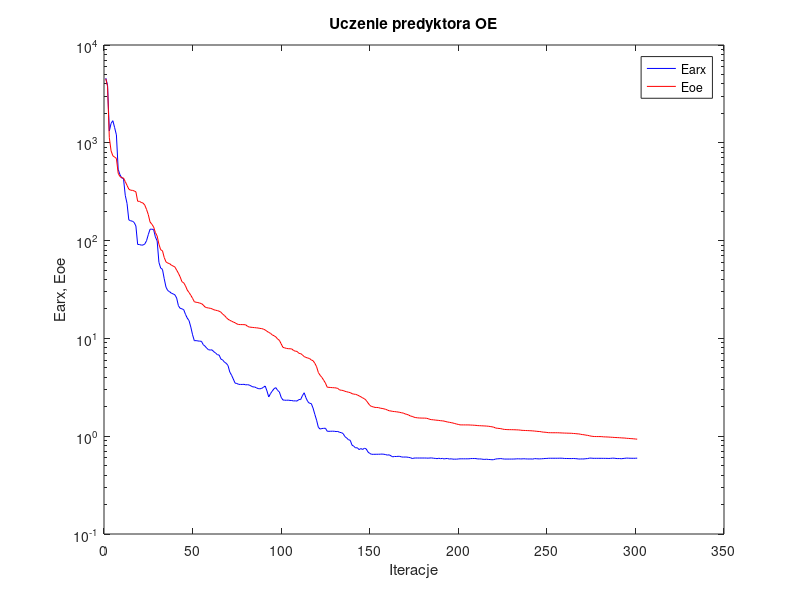
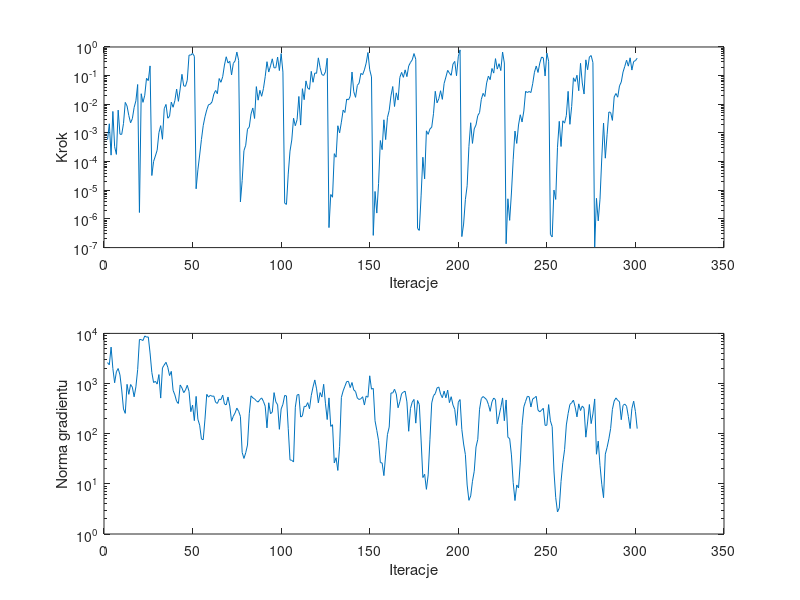

The MATLAB script that drew these images, in order:
%uczenie predyktora oe
clear all;
n=0; farx(n+1)=4.589107e+003; foe(n+1)=4.516765e+003; wspucz(n+1)=0.000000e+000; ng(n+1)=0.000000e+000;
%odnowa zmiennej metryki
n=1; farx(n+1)=3.879837e+003; foe(n+1)=3.771264e+003; krok(n+1)=5.861582e-004; ng(n+1)=2.619309e+003;
n=2; farx(n+1)=1.320012e+003; foe(n+1)=1.126839e+003; krok(n+1)=2.094724e-003; ng(n+1)=2.359321e+003;
n=3; farx(n+1)=1.579989e+003; foe(n+1)=8.270824e+002; krok(n+1)=1.682976e-004; ng(n+1)=5.328549e+003;
n=4; farx(n+1)=1.683472e+003; foe(n+1)=7.360146e+002; krok(n+1)=5.637357e-003; ng(n+1)=1.995108e+003;
n=5; farx(n+1)=1.428712e+003; foe(n+1)=7.138883e+002; krok(n+1)=3.301592e-004; ng(n+1)=1.036525e+003;
n=6; farx(n+1)=1.204853e+003; foe(n+1)=6.925442e+002; krok(n+1)=1.784716e-004; ng(n+1)=1.721313e+003;
n=7; farx(n+1)=5.360388e+002; foe(n+1)=4.884300e+002; krok(n+1)=6.271232e-003; ng(n+1)=1.993550e+003;
n=8; farx(n+1)=4.728481e+002; foe(n+1)=4.513990e+002; krok(n+1)=9.053002e-004; ng(n+1)=1.489807e+003;
n=9; farx(n+1)=4.370797e+002; foe(n+1)=4.403591e+002; krok(n+1)=8.931057e-004; ng(n+1)=7.445146e+002;
n=10; farx(n+1)=4.303003e+002; foe(n+1)=4.367885e+002; krok(n+1)=2.133311e-003; ng(n+1)=3.114948e+002;
n=11; farx(n+1)=2.905456e+002; foe(n+1)=4.010925e+002; krok(n+1)=1.165911e-002; ng(n+1)=2.545450e+002;
n=12; farx(n+1)=2.398350e+002; foe(n+1)=3.671304e+002; krok(n+1)=8.751130e-003; ng(n+1)=9.647043e+002;
n=13; farx(n+1)=1.629955e+002; foe(n+1)=3.359907e+002; krok(n+1)=4.056155e-003; ng(n+1)=6.092373e+002;
n=14; farx(n+1)=1.595445e+002; foe(n+1)=3.276195e+002; krok(n+1)=2.260446e-003; ng(n+1)=9.555046e+002;
n=15; farx(n+1)=1.579201e+002; foe(n+1)=3.264233e+002; krok(n+1)=3.151553e-003; ng(n+1)=8.483632e+002;
n=16; farx(n+1)=1.535450e+002; foe(n+1)=3.223252e+002; krok(n+1)=7.704335e-003; ng(n+1)=5.440491e+002;
n=17; farx(n+1)=1.410239e+002; foe(n+1)=3.153445e+002; krok(n+1)=1.321526e-002; ng(n+1)=8.580138e+002;
n=18; farx(n+1)=9.132514e+001; foe(n+1)=2.525430e+002; krok(n+1)=4.904612e-002; ng(n+1)=1.898247e+003;
n=19; farx(n+1)=9.119333e+001; foe(n+1)=2.520765e+002; krok(n+1)=1.678983e-006; ng(n+1)=7.561726e+003;
n=20; farx(n+1)=8.992741e+001; foe(n+1)=2.457153e+002; krok(n+1)=2.339508e-002; ng(n+1)=7.523460e+003;
n=21; farx(n+1)=9.006207e+001; foe(n+1)=2.421530e+002; krok(n+1)=1.169933e-002; ng(n+1)=7.202534e+003;
n=22; farx(n+1)=9.223281e+001; foe(n+1)=2.309990e+002; krok(n+1)=2.067140e-002; ng(n+1)=8.895930e+003;
n=23; farx(n+1)=9.963017e+001; foe(n+1)=2.085039e+002; krok(n+1)=8.097460e-002; ng(n+1)=8.437635e+003;
n=24; farx(n+1)=1.149920e+002; foe(n+1)=1.845285e+002; krok(n+1)=6.700045e-002; ng(n+1)=8.496591e+003;
n=25; farx(n+1)=1.307602e+002; foe(n+1)=1.548749e+002; krok(n+1)=2.186494e-001; ng(n+1)=4.075161e+003;
%odnowa zmiennej metryki
n=26; farx(n+1)=1.308711e+002; foe(n+1)=1.471584e+002; krok(n+1)=3.274702e-005; ng(n+1)=1.666853e+003;
n=27; farx(n+1)=1.296959e+002; foe(n+1)=1.380379e+002; krok(n+1)=1.017375e-004; ng(n+1)=1.045309e+003;
n=28; farx(n+1)=1.091347e+002; foe(n+1)=1.211052e+002; krok(n+1)=1.575933e-004; ng(n+1)=1.108701e+003;
n=29; farx(n+1)=9.933953e+001; foe(n+1)=1.113817e+002; krok(n+1)=2.494331e-004; ng(n+1)=9.747795e+002;
n=30; farx(n+1)=5.992581e+001; foe(n+1)=9.187122e+001; krok(n+1)=1.021844e-003; ng(n+1)=1.509837e+003;
n=31; farx(n+1)=5.236107e+001; foe(n+1)=8.052567e+001; krok(n+1)=1.797919e-003; ng(n+1)=5.131371e+002;
n=32; farx(n+1)=5.082520e+001; foe(n+1)=7.882335e+001; krok(n+1)=6.037139e-004; ng(n+1)=2.052999e+003;
n=33; farx(n+1)=4.070917e+001; foe(n+1)=6.707978e+001; krok(n+1)=7.032104e-003; ng(n+1)=2.348280e+003;
n=34; farx(n+1)=3.339125e+001; foe(n+1)=6.060206e+001; krok(n+1)=9.899545e-003; ng(n+1)=2.653154e+003;
n=35; farx(n+1)=3.081896e+001; foe(n+1)=5.885157e+001; krok(n+1)=3.271540e-003; ng(n+1)=2.119489e+003;
n=36; farx(n+1)=3.007739e+001; foe(n+1)=5.822401e+001; krok(n+1)=3.846158e-003; ng(n+1)=1.443748e+003;
n=37; farx(n+1)=2.899032e+001; foe(n+1)=5.610448e+001; krok(n+1)=1.193441e-002; ng(n+1)=1.749204e+003;
n=38; farx(n+1)=2.853273e+001; foe(n+1)=5.498194e+001; krok(n+1)=7.883344e-003; ng(n+1)=7.321301e+002;
n=39; farx(n+1)=2.792996e+001; foe(n+1)=5.373815e+001; krok(n+1)=1.345452e-002; ng(n+1)=5.945222e+002;
n=40; farx(n+1)=2.590032e+001; foe(n+1)=4.996308e+001; krok(n+1)=3.394649e-002; ng(n+1)=4.393267e+002;
n=41; farx(n+1)=2.159737e+001; foe(n+1)=4.635071e+001; krok(n+1)=1.269968e-002; ng(n+1)=4.004156e+002;
n=42; farx(n+1)=2.027771e+001; foe(n+1)=4.250790e+001; krok(n+1)=3.450322e-002; ng(n+1)=9.366439e+002;
n=43; farx(n+1)=2.006748e+001; foe(n+1)=3.796303e+001; krok(n+1)=1.112197e-001; ng(n+1)=8.183268e+002;
n=44; farx(n+1)=1.967311e+001; foe(n+1)=3.705910e+001; krok(n+1)=4.388300e-002; ng(n+1)=6.584847e+002;
n=45; farx(n+1)=1.760501e+001; foe(n+1)=3.443985e+001; krok(n+1)=4.254539e-002; ng(n+1)=7.440645e+002;
n=46; farx(n+1)=1.613943e+001; foe(n+1)=3.121323e+001; krok(n+1)=6.900644e-002; ng(n+1)=9.239494e+002;
n=47; farx(n+1)=1.520178e+001; foe(n+1)=2.946396e+001; krok(n+1)=5.203615e-001; ng(n+1)=6.958725e+002;
n=48; farx(n+1)=1.306989e+001; foe(n+1)=2.760720e+001; krok(n+1)=5.219391e-001; ng(n+1)=2.749461e+002;
n=49; farx(n+1)=1.088983e+001; foe(n+1)=2.566483e+001; krok(n+1)=5.968867e-001; ng(n+1)=3.715856e+002;
n=50; farx(n+1)=9.462136e+000; foe(n+1)=2.369682e+001; krok(n+1)=4.734602e-001; ng(n+1)=1.821057e+002;
%odnowa zmiennej metryki
n=51; farx(n+1)=9.497928e+000; foe(n+1)=2.341710e+001; krok(n+1)=1.126542e-005; ng(n+1)=5.545948e+002;
n=52; farx(n+1)=9.418464e+000; foe(n+1)=2.326945e+001; krok(n+1)=5.161420e-005; ng(n+1)=1.938875e+002;
n=53; farx(n+1)=9.370783e+000; foe(n+1)=2.295418e+001; krok(n+1)=1.697983e-004; ng(n+1)=1.480749e+002;
n=54; farx(n+1)=9.343488e+000; foe(n+1)=2.272482e+001; krok(n+1)=5.916287e-004; ng(n+1)=7.831552e+001;
n=55; farx(n+1)=8.640699e+000; foe(n+1)=2.196533e+001; krok(n+1)=1.797919e-003; ng(n+1)=7.568427e+001;
n=56; farx(n+1)=8.331457e+000; foe(n+1)=2.097074e+001; krok(n+1)=3.671029e-003; ng(n+1)=1.951786e+002;
n=57; farx(n+1)=7.946197e+000; foe(n+1)=2.062362e+001; krok(n+1)=6.390530e-003; ng(n+1)=6.085586e+002;
n=58; farx(n+1)=7.652252e+000; foe(n+1)=2.046141e+001; krok(n+1)=9.691715e-003; ng(n+1)=5.361035e+002;
n=59; farx(n+1)=7.606964e+000; foe(n+1)=2.030878e+001; krok(n+1)=1.012568e-002; ng(n+1)=5.830349e+002;
n=60; farx(n+1)=7.632730e+000; foe(n+1)=2.006094e+001; krok(n+1)=1.223774e-002; ng(n+1)=5.571381e+002;
n=61; farx(n+1)=7.306896e+000; foe(n+1)=1.964358e+001; krok(n+1)=2.272818e-002; ng(n+1)=5.634634e+002;
n=62; farx(n+1)=7.090262e+000; foe(n+1)=1.940272e+001; krok(n+1)=3.037029e-002; ng(n+1)=4.215893e+002;
n=63; farx(n+1)=6.813796e+000; foe(n+1)=1.925621e+001; krok(n+1)=2.337492e-002; ng(n+1)=4.020603e+002;
n=64; farx(n+1)=6.757257e+000; foe(n+1)=1.896804e+001; krok(n+1)=7.936597e-002; ng(n+1)=4.879097e+002;
n=65; farx(n+1)=6.143174e+000; foe(n+1)=1.853539e+001; krok(n+1)=5.857529e-002; ng(n+1)=4.786122e+002;
n=66; farx(n+1)=6.020691e+000; foe(n+1)=1.771432e+001; krok(n+1)=9.137743e-002; ng(n+1)=5.879063e+002;
n=67; farx(n+1)=5.709143e+000; foe(n+1)=1.714510e+001; krok(n+1)=2.349459e-001; ng(n+1)=3.909441e+002;
n=68; farx(n+1)=5.567894e+000; foe(n+1)=1.635975e+001; krok(n+1)=4.555491e-001; ng(n+1)=3.751234e+002;
n=69; farx(n+1)=5.276550e+000; foe(n+1)=1.570844e+001; krok(n+1)=2.760258e-001; ng(n+1)=5.388320e+002;
n=70; farx(n+1)=4.537786e+000; foe(n+1)=1.531953e+001; krok(n+1)=3.169310e-001; ng(n+1)=3.564211e+002;
n=71; farx(n+1)=4.203500e+000; foe(n+1)=1.500728e+001; krok(n+1)=1.057221e-001; ng(n+1)=1.775510e+002;
n=72; farx(n+1)=3.838235e+000; foe(n+1)=1.470020e+001; krok(n+1)=2.681247e-001; ng(n+1)=2.233111e+002;
n=73; farx(n+1)=3.490157e+000; foe(n+1)=1.444893e+001; krok(n+1)=3.276650e-001; ng(n+1)=2.596635e+002;
n=74; farx(n+1)=3.459623e+000; foe(n+1)=1.406802e+001; krok(n+1)=6.639102e-001; ng(n+1)=3.238104e+002;
n=75; farx(n+1)=3.388948e+000; foe(n+1)=1.386713e+001; krok(n+1)=3.428611e-001; ng(n+1)=2.798066e+002;
%odnowa zmiennej metryki
n=76; farx(n+1)=3.384057e+000; foe(n+1)=1.384757e+001; krok(n+1)=3.943371e-006; ng(n+1)=2.213561e+002;
n=77; farx(n+1)=3.382030e+000; foe(n+1)=1.384361e+001; krok(n+1)=2.190777e-005; ng(n+1)=4.226025e+001;
n=78; farx(n+1)=3.392531e+000; foe(n+1)=1.382424e+001; krok(n+1)=2.411330e-004; ng(n+1)=3.212493e+001;
n=79; farx(n+1)=3.350560e+000; foe(n+1)=1.376680e+001; krok(n+1)=3.729504e-004; ng(n+1)=4.164537e+001;
n=80; farx(n+1)=3.364643e+000; foe(n+1)=1.329938e+001; krok(n+1)=1.353531e-003; ng(n+1)=5.942720e+001;
n=81; farx(n+1)=3.334536e+000; foe(n+1)=1.306553e+001; krok(n+1)=1.611746e-003; ng(n+1)=2.498062e+002;
n=82; farx(n+1)=3.265028e+000; foe(n+1)=1.300887e+001; krok(n+1)=4.620452e-003; ng(n+1)=5.687207e+002;
n=83; farx(n+1)=3.193155e+000; foe(n+1)=1.293670e+001; krok(n+1)=7.442795e-003; ng(n+1)=5.190655e+002;
n=84; farx(n+1)=3.188425e+000; foe(n+1)=1.288750e+001; krok(n+1)=3.204735e-003; ng(n+1)=4.940799e+002;
n=85; farx(n+1)=3.126751e+000; foe(n+1)=1.282784e+001; krok(n+1)=4.138946e-002; ng(n+1)=4.521997e+002;
n=86; farx(n+1)=3.069777e+000; foe(n+1)=1.277460e+001; krok(n+1)=1.392711e-002; ng(n+1)=4.267474e+002;
n=87; farx(n+1)=3.049608e+000; foe(n+1)=1.265681e+001; krok(n+1)=3.079079e-002; ng(n+1)=4.803050e+002;
n=88; farx(n+1)=3.083372e+000; foe(n+1)=1.260062e+001; krok(n+1)=1.902655e-002; ng(n+1)=5.169479e+002;
n=89; farx(n+1)=3.161688e+000; foe(n+1)=1.243756e+001; krok(n+1)=3.519888e-002; ng(n+1)=4.418031e+002;
n=90; farx(n+1)=3.260576e+000; foe(n+1)=1.219816e+001; krok(n+1)=9.228634e-002; ng(n+1)=3.530710e+002;
n=91; farx(n+1)=2.901041e+000; foe(n+1)=1.182102e+001; krok(n+1)=3.066947e-001; ng(n+1)=1.306731e+002;
n=92; farx(n+1)=2.519160e+000; foe(n+1)=1.151125e+001; krok(n+1)=1.336126e-001; ng(n+1)=4.140592e+002;
n=93; farx(n+1)=2.729726e+000; foe(n+1)=1.126269e+001; krok(n+1)=2.193298e-001; ng(n+1)=2.502659e+002;
n=94; farx(n+1)=2.894883e+000; foe(n+1)=1.085449e+001; krok(n+1)=3.862514e-001; ng(n+1)=2.696846e+002;
n=95; farx(n+1)=3.064232e+000; foe(n+1)=1.064651e+001; krok(n+1)=1.865458e-001; ng(n+1)=6.592517e+002;
n=96; farx(n+1)=3.136850e+000; foe(n+1)=1.035467e+001; krok(n+1)=1.892969e-001; ng(n+1)=4.316236e+002;
n=97; farx(n+1)=2.941735e+000; foe(n+1)=9.859851e+000; krok(n+1)=4.456675e-001; ng(n+1)=3.773029e+002;
n=98; farx(n+1)=2.833947e+000; foe(n+1)=9.559925e+000; krok(n+1)=1.503594e-001; ng(n+1)=1.222885e+002;
n=99; farx(n+1)=2.501437e+000; foe(n+1)=8.810258e+000; krok(n+1)=5.885355e-001; ng(n+1)=3.114866e+002;
n=100; farx(n+1)=2.346235e+000; foe(n+1)=8.100707e+000; krok(n+1)=1.331836e-001; ng(n+1)=3.855509e+002;
%odnowa zmiennej metryki
n=101; farx(n+1)=2.334457e+000; foe(n+1)=8.000850e+000; krok(n+1)=3.543026e-006; ng(n+1)=5.801541e+002;
n=102; farx(n+1)=2.329586e+000; foe(n+1)=7.901780e+000; krok(n+1)=3.213736e-006; ng(n+1)=5.659038e+002;
n=103; farx(n+1)=2.336946e+000; foe(n+1)=7.851649e+000; krok(n+1)=3.673902e-005; ng(n+1)=1.278639e+002;
n=104; farx(n+1)=2.321487e+000; foe(n+1)=7.835237e+000; krok(n+1)=2.329268e-004; ng(n+1)=3.003366e+001;
n=105; farx(n+1)=2.316754e+000; foe(n+1)=7.805328e+000; krok(n+1)=5.683150e-004; ng(n+1)=2.944257e+001;
n=106; farx(n+1)=2.293418e+000; foe(n+1)=7.524891e+000; krok(n+1)=3.271540e-003; ng(n+1)=2.732600e+001;
n=107; farx(n+1)=2.300839e+000; foe(n+1)=7.402536e+000; krok(n+1)=1.788132e-003; ng(n+1)=3.378607e+002;
n=108; farx(n+1)=2.287739e+000; foe(n+1)=7.361959e+000; krok(n+1)=2.914397e-003; ng(n+1)=5.899889e+002;
n=109; farx(n+1)=2.370509e+000; foe(n+1)=7.041657e+000; krok(n+1)=1.877194e-002; ng(n+1)=6.074076e+002;
n=110; farx(n+1)=2.368832e+000; foe(n+1)=6.997996e+000; krok(n+1)=1.882699e-003; ng(n+1)=2.148902e+002;
n=111; farx(n+1)=2.595038e+000; foe(n+1)=6.779722e+000; krok(n+1)=3.500452e-002; ng(n+1)=2.271758e+002;
n=112; farx(n+1)=2.780723e+000; foe(n+1)=6.522768e+000; krok(n+1)=1.448480e-002; ng(n+1)=3.509383e+002;
n=113; farx(n+1)=2.473928e+000; foe(n+1)=6.389729e+000; krok(n+1)=6.561970e-002; ng(n+1)=3.486413e+002;
n=114; farx(n+1)=2.263037e+000; foe(n+1)=6.300547e+000; krok(n+1)=3.669314e-002; ng(n+1)=4.164552e+002;
n=115; farx(n+1)=2.170154e+000; foe(n+1)=6.234917e+000; krok(n+1)=3.320390e-002; ng(n+1)=3.146928e+002;
n=116; farx(n+1)=2.157621e+000; foe(n+1)=6.019366e+000; krok(n+1)=1.410702e-001; ng(n+1)=5.774130e+002;
n=117; farx(n+1)=1.940490e+000; foe(n+1)=5.919635e+000; krok(n+1)=5.873647e-002; ng(n+1)=8.575913e+002;
n=118; farx(n+1)=1.675123e+000; foe(n+1)=5.570854e+000; krok(n+1)=1.237945e-001; ng(n+1)=1.180544e+003;
n=119; farx(n+1)=1.459672e+000; foe(n+1)=5.138349e+000; krok(n+1)=1.202792e-001; ng(n+1)=7.836394e+002;
n=120; farx(n+1)=1.234031e+000; foe(n+1)=4.480604e+000; krok(n+1)=4.178411e-001; ng(n+1)=4.127306e+002;
n=121; farx(n+1)=1.182225e+000; foe(n+1)=4.192578e+000; krok(n+1)=1.927395e-001; ng(n+1)=6.607995e+002;
n=122; farx(n+1)=1.198879e+000; foe(n+1)=3.992401e+000; krok(n+1)=1.088405e-001; ng(n+1)=5.390844e+002;
n=123; farx(n+1)=1.202732e+000; foe(n+1)=3.739009e+000; krok(n+1)=1.015974e-001; ng(n+1)=9.666942e+002;
n=124; farx(n+1)=1.207054e+000; foe(n+1)=3.492461e+000; krok(n+1)=1.350958e-001; ng(n+1)=4.054705e+002;
n=125; farx(n+1)=1.123720e+000; foe(n+1)=3.170482e+000; krok(n+1)=4.041502e-001; ng(n+1)=1.915232e+002;
%odnowa zmiennej metryki
n=126; farx(n+1)=1.121868e+000; foe(n+1)=3.157787e+000; krok(n+1)=4.984412e-007; ng(n+1)=5.175637e+002;
n=127; farx(n+1)=1.123743e+000; foe(n+1)=3.147156e+000; krok(n+1)=7.122056e-006; ng(n+1)=1.399589e+002;
n=128; farx(n+1)=1.125040e+000; foe(n+1)=3.137139e+000; krok(n+1)=5.714341e-006; ng(n+1)=1.511536e+002;
n=129; farx(n+1)=1.122881e+000; foe(n+1)=3.128364e+000; krok(n+1)=1.897438e-004; ng(n+1)=2.614803e+001;
n=130; farx(n+1)=1.115780e+000; foe(n+1)=3.116451e+000; krok(n+1)=1.426144e-004; ng(n+1)=3.316630e+001;
n=131; farx(n+1)=1.119069e+000; foe(n+1)=3.076497e+000; krok(n+1)=1.784298e-003; ng(n+1)=1.850232e+001;
n=132; farx(n+1)=1.094494e+000; foe(n+1)=2.972238e+000; krok(n+1)=1.009503e-003; ng(n+1)=5.587358e+001;
n=133; farx(n+1)=1.088505e+000; foe(n+1)=2.949863e+000; krok(n+1)=2.380740e-003; ng(n+1)=5.286854e+002;
n=134; farx(n+1)=1.062728e+000; foe(n+1)=2.932944e+000; krok(n+1)=6.256921e-003; ng(n+1)=7.146302e+002;
n=135; farx(n+1)=9.902147e-001; foe(n+1)=2.878360e+000; krok(n+1)=5.167850e-003; ng(n+1)=8.850236e+002;
n=136; farx(n+1)=9.582152e-001; foe(n+1)=2.850140e+000; krok(n+1)=1.526430e-002; ng(n+1)=1.096005e+003;
n=137; farx(n+1)=9.204430e-001; foe(n+1)=2.815068e+000; krok(n+1)=1.423591e-002; ng(n+1)=1.105537e+003;
n=138; farx(n+1)=9.082477e-001; foe(n+1)=2.793221e+000; krok(n+1)=1.910413e-002; ng(n+1)=8.300718e+002;
n=139; farx(n+1)=8.108606e-001; foe(n+1)=2.723203e+000; krok(n+1)=1.336126e-001; ng(n+1)=1.048584e+003;
n=140; farx(n+1)=7.898685e-001; foe(n+1)=2.691988e+000; krok(n+1)=2.741623e-002; ng(n+1)=7.438443e+002;
n=141; farx(n+1)=7.596938e-001; foe(n+1)=2.679983e+000; krok(n+1)=1.748904e-002; ng(n+1)=6.951062e+002;
n=142; farx(n+1)=7.623537e-001; foe(n+1)=2.640926e+000; krok(n+1)=4.568872e-002; ng(n+1)=5.133741e+002;
n=143; farx(n+1)=7.297145e-001; foe(n+1)=2.585412e+000; krok(n+1)=5.483245e-002; ng(n+1)=4.809439e+002;
n=144; farx(n+1)=7.474590e-001; foe(n+1)=2.529760e+000; krok(n+1)=1.196783e-001; ng(n+1)=4.976061e+002;
n=145; farx(n+1)=7.318464e-001; foe(n+1)=2.464719e+000; krok(n+1)=1.082372e-001; ng(n+1)=5.457636e+002;
n=146; farx(n+1)=7.533618e-001; foe(n+1)=2.416604e+000; krok(n+1)=1.591991e-001; ng(n+1)=3.728291e+002;
n=147; farx(n+1)=7.421598e-001; foe(n+1)=2.325411e+000; krok(n+1)=2.745822e-001; ng(n+1)=5.639100e+002;
n=148; farx(n+1)=6.908880e-001; foe(n+1)=2.192808e+000; krok(n+1)=6.404647e-001; ng(n+1)=5.337770e+002;
n=149; farx(n+1)=6.667000e-001; foe(n+1)=2.073801e+000; krok(n+1)=1.600146e-001; ng(n+1)=1.426969e+003;
n=150; farx(n+1)=6.534618e-001; foe(n+1)=2.012717e+000; krok(n+1)=9.035956e-002; ng(n+1)=7.723133e+002;
%odnowa zmiennej metryki
n=151; farx(n+1)=6.528077e-001; foe(n+1)=1.995325e+000; krok(n+1)=2.668615e-007; ng(n+1)=8.022619e+002;
n=152; farx(n+1)=6.534481e-001; foe(n+1)=1.968697e+000; krok(n+1)=9.089066e-006; ng(n+1)=1.813623e+002;
n=153; farx(n+1)=6.536122e-001; foe(n+1)=1.966760e+000; krok(n+1)=1.601268e-006; ng(n+1)=1.164716e+002;
n=154; farx(n+1)=6.541211e-001; foe(n+1)=1.960178e+000; krok(n+1)=1.743790e-005; ng(n+1)=7.255569e+001;
n=155; farx(n+1)=6.547349e-001; foe(n+1)=1.933227e+000; krok(n+1)=5.440767e-004; ng(n+1)=2.651956e+001;
n=156; farx(n+1)=6.569603e-001; foe(n+1)=1.922814e+000; krok(n+1)=2.618406e-004; ng(n+1)=2.613750e+001;
n=157; farx(n+1)=6.535269e-001; foe(n+1)=1.904420e+000; krok(n+1)=2.883948e-003; ng(n+1)=1.459937e+001;
n=158; farx(n+1)=6.487805e-001; foe(n+1)=1.882968e+000; krok(n+1)=5.873414e-004; ng(n+1)=3.779460e+001;
n=159; farx(n+1)=6.405657e-001; foe(n+1)=1.852221e+000; krok(n+1)=3.427028e-003; ng(n+1)=9.580476e+001;
n=160; farx(n+1)=6.452615e-001; foe(n+1)=1.818360e+000; krok(n+1)=6.100588e-003; ng(n+1)=1.355707e+002;
n=161; farx(n+1)=6.295788e-001; foe(n+1)=1.810518e+000; krok(n+1)=1.980819e-002; ng(n+1)=6.497314e+002;
n=162; farx(n+1)=6.152563e-001; foe(n+1)=1.792575e+000; krok(n+1)=4.171530e-002; ng(n+1)=6.471700e+002;
n=163; farx(n+1)=6.207249e-001; foe(n+1)=1.786349e+000; krok(n+1)=8.378898e-003; ng(n+1)=7.704904e+002;
n=164; farx(n+1)=6.197758e-001; foe(n+1)=1.776767e+000; krok(n+1)=2.509359e-002; ng(n+1)=6.185897e+002;
n=165; farx(n+1)=6.229866e-001; foe(n+1)=1.767306e+000; krok(n+1)=1.406421e-002; ng(n+1)=3.292632e+002;
n=166; farx(n+1)=6.220083e-001; foe(n+1)=1.753138e+000; krok(n+1)=8.693674e-002; ng(n+1)=4.336008e+002;
n=167; farx(n+1)=6.134014e-001; foe(n+1)=1.735242e+000; krok(n+1)=1.300904e-001; ng(n+1)=6.287870e+002;
n=168; farx(n+1)=6.115613e-001; foe(n+1)=1.723254e+000; krok(n+1)=8.732707e-002; ng(n+1)=6.763199e+002;
n=169; farx(n+1)=6.125244e-001; foe(n+1)=1.690028e+000; krok(n+1)=1.591991e-001; ng(n+1)=7.034919e+002;
n=170; farx(n+1)=6.117531e-001; foe(n+1)=1.671631e+000; krok(n+1)=9.233170e-002; ng(n+1)=4.311046e+002;
n=171; farx(n+1)=6.067309e-001; foe(n+1)=1.645945e+000; krok(n+1)=2.168605e-001; ng(n+1)=1.118567e+002;
n=172; farx(n+1)=6.031695e-001; foe(n+1)=1.607855e+000; krok(n+1)=2.879025e-001; ng(n+1)=3.180426e+002;
n=173; farx(n+1)=5.911204e-001; foe(n+1)=1.593839e+000; krok(n+1)=3.556863e-001; ng(n+1)=4.254689e+002;
n=174; farx(n+1)=5.975618e-001; foe(n+1)=1.564364e+000; krok(n+1)=5.896462e-001; ng(n+1)=4.822494e+002;
n=175; farx(n+1)=5.986539e-001; foe(n+1)=1.549729e+000; krok(n+1)=3.739988e-001; ng(n+1)=1.623978e+002;
%odnowa zmiennej metryki
n=176; farx(n+1)=5.983837e-001; foe(n+1)=1.541323e+000; krok(n+1)=4.680051e-007; ng(n+1)=4.592398e+002;
n=177; farx(n+1)=5.983445e-001; foe(n+1)=1.535677e+000; krok(n+1)=3.981346e-007; ng(n+1)=3.823591e+002;
n=178; farx(n+1)=5.983859e-001; foe(n+1)=1.533149e+000; krok(n+1)=6.370154e-006; ng(n+1)=7.472202e+001;
n=179; farx(n+1)=5.982822e-001; foe(n+1)=1.531164e+000; krok(n+1)=1.422016e-004; ng(n+1)=1.336250e+001;
n=180; farx(n+1)=5.983524e-001; foe(n+1)=1.530715e+000; krok(n+1)=2.507761e-005; ng(n+1)=1.552287e+001;
n=181; farx(n+1)=5.978844e-001; foe(n+1)=1.526268e+000; krok(n+1)=1.185775e-003; ng(n+1)=7.771135e+000;
n=182; farx(n+1)=5.962901e-001; foe(n+1)=1.510703e+000; krok(n+1)=8.940659e-004; ng(n+1)=1.508674e+001;
n=183; farx(n+1)=5.988298e-001; foe(n+1)=1.486025e+000; krok(n+1)=1.387045e-003; ng(n+1)=7.763978e+001;
n=184; farx(n+1)=5.996835e-001; foe(n+1)=1.475717e+000; krok(n+1)=1.587460e-003; ng(n+1)=4.101904e+002;
n=185; farx(n+1)=5.951142e-001; foe(n+1)=1.471170e+000; krok(n+1)=4.692985e-003; ng(n+1)=5.724466e+002;
n=186; farx(n+1)=5.930631e-001; foe(n+1)=1.461980e+000; krok(n+1)=2.847182e-002; ng(n+1)=6.283679e+002;
n=187; farx(n+1)=5.895794e-001; foe(n+1)=1.456221e+000; krok(n+1)=1.127264e-002; ng(n+1)=8.147564e+002;
n=188; farx(n+1)=5.950229e-001; foe(n+1)=1.450345e+000; krok(n+1)=1.563153e-002; ng(n+1)=8.540403e+002;
n=189; farx(n+1)=5.892409e-001; foe(n+1)=1.440511e+000; krok(n+1)=2.977118e-002; ng(n+1)=6.173119e+002;
n=190; farx(n+1)=5.928653e-001; foe(n+1)=1.435900e+000; krok(n+1)=1.486332e-002; ng(n+1)=5.221556e+002;
n=191; farx(n+1)=5.854855e-001; foe(n+1)=1.427166e+000; krok(n+1)=5.344961e-002; ng(n+1)=7.080464e+002;
n=192; farx(n+1)=5.908646e-001; foe(n+1)=1.410480e+000; krok(n+1)=8.892157e-002; ng(n+1)=5.195667e+002;
n=193; farx(n+1)=5.911357e-001; foe(n+1)=1.396499e+000; krok(n+1)=1.532184e-001; ng(n+1)=7.412922e+002;
n=194; farx(n+1)=5.838964e-001; foe(n+1)=1.387119e+000; krok(n+1)=1.221144e-001; ng(n+1)=4.159287e+002;
n=195; farx(n+1)=5.878482e-001; foe(n+1)=1.375845e+000; krok(n+1)=1.025515e-001; ng(n+1)=5.464425e+002;
n=196; farx(n+1)=5.823502e-001; foe(n+1)=1.363840e+000; krok(n+1)=2.538306e-001; ng(n+1)=3.735523e+002;
n=197; farx(n+1)=5.828917e-001; foe(n+1)=1.347485e+000; krok(n+1)=3.146509e-001; ng(n+1)=3.056724e+002;
n=198; farx(n+1)=5.822878e-001; foe(n+1)=1.332254e+000; krok(n+1)=9.907791e-002; ng(n+1)=1.465206e+002;
n=199; farx(n+1)=5.852061e-001; foe(n+1)=1.319803e+000; krok(n+1)=4.555491e-001; ng(n+1)=4.237376e+002;
n=200; farx(n+1)=5.872742e-001; foe(n+1)=1.305562e+000; krok(n+1)=7.926233e-001; ng(n+1)=4.796472e+002;
%odnowa zmiennej metryki
n=201; farx(n+1)=5.872817e-001; foe(n+1)=1.305254e+000; krok(n+1)=2.420718e-007; ng(n+1)=1.210294e+002;
n=202; farx(n+1)=5.872646e-001; foe(n+1)=1.304920e+000; krok(n+1)=6.627910e-007; ng(n+1)=6.236259e+001;
n=203; farx(n+1)=5.872328e-001; foe(n+1)=1.304439e+000; krok(n+1)=4.696431e-006; ng(n+1)=3.840634e+001;
n=204; farx(n+1)=5.872098e-001; foe(n+1)=1.304325e+000; krok(n+1)=1.442554e-005; ng(n+1)=9.479663e+000;
n=205; farx(n+1)=5.873585e-001; foe(n+1)=1.303962e+000; krok(n+1)=3.383827e-004; ng(n+1)=4.691536e+000;
n=206; farx(n+1)=5.906950e-001; foe(n+1)=1.299630e+000; krok(n+1)=2.270713e-003; ng(n+1)=5.741507e+000;
n=207; farx(n+1)=5.910600e-001; foe(n+1)=1.298516e+000; krok(n+1)=4.317466e-004; ng(n+1)=1.126892e+001;
n=208; farx(n+1)=5.912820e-001; foe(n+1)=1.293786e+000; krok(n+1)=1.387045e-003; ng(n+1)=1.786806e+001;
n=209; farx(n+1)=5.903277e-001; foe(n+1)=1.290772e+000; krok(n+1)=1.908037e-003; ng(n+1)=5.424020e+001;
n=210; farx(n+1)=5.852885e-001; foe(n+1)=1.283500e+000; krok(n+1)=4.038012e-003; ng(n+1)=7.714399e+001;
n=211; farx(n+1)=5.857677e-001; foe(n+1)=1.281129e+000; krok(n+1)=5.119766e-003; ng(n+1)=3.074422e+002;
n=212; farx(n+1)=5.847081e-001; foe(n+1)=1.278167e+000; krok(n+1)=1.488820e-002; ng(n+1)=5.040297e+002;
n=213; farx(n+1)=5.802220e-001; foe(n+1)=1.275560e+000; krok(n+1)=2.409244e-002; ng(n+1)=5.516588e+002;
n=214; farx(n+1)=5.793623e-001; foe(n+1)=1.272630e+000; krok(n+1)=1.869617e-002; ng(n+1)=5.147378e+002;
n=215; farx(n+1)=5.820995e-001; foe(n+1)=1.268987e+000; krok(n+1)=5.576355e-002; ng(n+1)=4.763541e+002;
n=216; farx(n+1)=5.780586e-001; foe(n+1)=1.264120e+000; krok(n+1)=9.668121e-002; ng(n+1)=3.835057e+002;
n=217; farx(n+1)=5.775084e-001; foe(n+1)=1.256483e+000; krok(n+1)=7.233428e-002; ng(n+1)=2.790680e+002;
n=218; farx(n+1)=5.743704e-001; foe(n+1)=1.247548e+000; krok(n+1)=1.778431e-001; ng(n+1)=4.311859e+002;
n=219; farx(n+1)=5.761394e-001; foe(n+1)=1.237507e+000; krok(n+1)=1.227474e-001; ng(n+1)=5.143869e+002;
n=220; farx(n+1)=5.837192e-001; foe(n+1)=1.213508e+000; krok(n+1)=3.923690e-001; ng(n+1)=4.760399e+002;
n=221; farx(n+1)=5.874983e-001; foe(n+1)=1.205852e+000; krok(n+1)=1.694093e-001; ng(n+1)=1.572869e+002;
n=222; farx(n+1)=5.883878e-001; foe(n+1)=1.200435e+000; krok(n+1)=2.609695e-001; ng(n+1)=2.267336e+002;
n=223; farx(n+1)=5.908321e-001; foe(n+1)=1.194877e+000; krok(n+1)=1.502985e-001; ng(n+1)=3.345633e+002;
n=224; farx(n+1)=5.869805e-001; foe(n+1)=1.182307e+000; krok(n+1)=6.674447e-001; ng(n+1)=5.166055e+002;
n=225; farx(n+1)=5.838010e-001; foe(n+1)=1.173587e+000; krok(n+1)=2.760258e-001; ng(n+1)=1.812286e+002;
%odnowa zmiennej metryki
n=226; farx(n+1)=5.837599e-001; foe(n+1)=1.170381e+000; krok(n+1)=1.357943e-007; ng(n+1)=4.706148e+002;
n=227; farx(n+1)=5.837570e-001; foe(n+1)=1.167367e+000; krok(n+1)=5.048133e-006; ng(n+1)=8.482616e+001;
n=228; farx(n+1)=5.837781e-001; foe(n+1)=1.166885e+000; krok(n+1)=8.916305e-007; ng(n+1)=7.975863e+001;
n=229; farx(n+1)=5.838568e-001; foe(n+1)=1.165989e+000; krok(n+1)=8.044070e-006; ng(n+1)=3.774459e+001;
n=230; farx(n+1)=5.840958e-001; foe(n+1)=1.165121e+000; krok(n+1)=1.209597e-004; ng(n+1)=1.056648e+001;
n=231; farx(n+1)=5.849862e-001; foe(n+1)=1.163568e+000; krok(n+1)=1.164626e-003; ng(n+1)=4.647931e+000;
n=232; farx(n+1)=5.869382e-001; foe(n+1)=1.160947e+000; krok(n+1)=4.308196e-004; ng(n+1)=9.515617e+000;
n=233; farx(n+1)=5.873508e-001; foe(n+1)=1.159427e+000; krok(n+1)=1.897913e-003; ng(n+1)=8.283492e+000;
n=234; farx(n+1)=5.859460e-001; foe(n+1)=1.154152e+000; krok(n+1)=4.312903e-003; ng(n+1)=2.716971e+001;
n=235; farx(n+1)=5.858958e-001; foe(n+1)=1.148009e+000; krok(n+1)=2.419456e-003; ng(n+1)=1.465837e+002;
n=236; farx(n+1)=5.883062e-001; foe(n+1)=1.145603e+000; krok(n+1)=5.852382e-003; ng(n+1)=3.437051e+002;
n=237; farx(n+1)=5.860126e-001; foe(n+1)=1.143377e+000; krok(n+1)=2.847603e-002; ng(n+1)=4.417119e+002;
n=238; farx(n+1)=5.853227e-001; foe(n+1)=1.141693e+000; krok(n+1)=2.570124e-002; ng(n+1)=5.554480e+002;
n=239; farx(n+1)=5.845902e-001; foe(n+1)=1.139148e+000; krok(n+1)=2.803148e-002; ng(n+1)=5.453995e+002;
n=240; farx(n+1)=5.857941e-001; foe(n+1)=1.136674e+000; krok(n+1)=2.569070e-002; ng(n+1)=3.412670e+002;
n=241; farx(n+1)=5.830223e-001; foe(n+1)=1.133432e+000; krok(n+1)=5.221283e-002; ng(n+1)=4.925651e+002;
n=242; farx(n+1)=5.898943e-001; foe(n+1)=1.129042e+000; krok(n+1)=1.317940e-001; ng(n+1)=5.197587e+002;
n=243; farx(n+1)=5.888161e-001; foe(n+1)=1.123970e+000; krok(n+1)=2.168605e-001; ng(n+1)=5.560281e+002;
n=244; farx(n+1)=5.866223e-001; foe(n+1)=1.119067e+000; krok(n+1)=1.291716e-001; ng(n+1)=2.948970e+002;
n=245; farx(n+1)=5.863173e-001; foe(n+1)=1.116312e+000; krok(n+1)=2.745822e-001; ng(n+1)=2.727419e+002;
n=246; farx(n+1)=5.876483e-001; foe(n+1)=1.108277e+000; krok(n+1)=4.448216e-001; ng(n+1)=2.943121e+002;
n=247; farx(n+1)=5.893785e-001; foe(n+1)=1.100204e+000; krok(n+1)=4.178411e-001; ng(n+1)=3.211354e+002;
n=248; farx(n+1)=5.920162e-001; foe(n+1)=1.098492e+000; krok(n+1)=9.729904e-002; ng(n+1)=1.465396e+002;
n=249; farx(n+1)=5.924763e-001; foe(n+1)=1.092037e+000; krok(n+1)=6.128735e-001; ng(n+1)=1.475625e+002;
n=250; farx(n+1)=5.950026e-001; foe(n+1)=1.086684e+000; krok(n+1)=3.183983e-001; ng(n+1)=3.805068e+002;
%odnowa zmiennej metryki
n=251; farx(n+1)=5.949974e-001; foe(n+1)=1.085678e+000; krok(n+1)=2.888812e-007; ng(n+1)=1.802535e+002;
n=252; farx(n+1)=5.949902e-001; foe(n+1)=1.085041e+000; krok(n+1)=2.341843e-007; ng(n+1)=1.385675e+002;
n=253; farx(n+1)=5.949693e-001; foe(n+1)=1.084782e+000; krok(n+1)=1.017255e-005; ng(n+1)=1.808147e+001;
n=254; farx(n+1)=5.949670e-001; foe(n+1)=1.084772e+000; krok(n+1)=4.799464e-006; ng(n+1)=5.315218e+000;
n=255; farx(n+1)=5.949250e-001; foe(n+1)=1.084655e+000; krok(n+1)=3.164277e-004; ng(n+1)=2.753540e+000;
n=256; farx(n+1)=5.954707e-001; foe(n+1)=1.083211e+000; krok(n+1)=2.543628e-003; ng(n+1)=3.296555e+000;
n=257; farx(n+1)=5.961269e-001; foe(n+1)=1.080281e+000; krok(n+1)=3.369218e-004; ng(n+1)=1.111474e+001;
n=258; farx(n+1)=5.947717e-001; foe(n+1)=1.078568e+000; krok(n+1)=2.659087e-003; ng(n+1)=2.632987e+001;
n=259; farx(n+1)=5.918928e-001; foe(n+1)=1.076195e+000; krok(n+1)=2.204222e-003; ng(n+1)=4.797546e+001;
n=260; farx(n+1)=5.918816e-001; foe(n+1)=1.075362e+000; krok(n+1)=4.065324e-003; ng(n+1)=1.494518e+002;
n=261; farx(n+1)=5.913357e-001; foe(n+1)=1.073429e+000; krok(n+1)=2.835564e-002; ng(n+1)=2.521458e+002;
n=262; farx(n+1)=5.908630e-001; foe(n+1)=1.072473e+000; krok(n+1)=2.004465e-003; ng(n+1)=3.830703e+002;
n=263; farx(n+1)=5.906214e-001; foe(n+1)=1.070838e+000; krok(n+1)=8.360316e-003; ng(n+1)=4.145201e+002;
n=264; farx(n+1)=5.918675e-001; foe(n+1)=1.066369e+000; krok(n+1)=8.386628e-002; ng(n+1)=4.677441e+002;
n=265; farx(n+1)=5.902498e-001; foe(n+1)=1.064108e+000; krok(n+1)=6.240867e-002; ng(n+1)=3.373695e+002;
n=266; farx(n+1)=5.880999e-001; foe(n+1)=1.057648e+000; krok(n+1)=1.032026e-001; ng(n+1)=2.166992e+002;
n=267; farx(n+1)=5.844438e-001; foe(n+1)=1.056312e+000; krok(n+1)=2.977641e-002; ng(n+1)=3.937281e+002;
n=268; farx(n+1)=5.850814e-001; foe(n+1)=1.046483e+000; krok(n+1)=2.689113e-001; ng(n+1)=2.898040e+002;
n=269; farx(n+1)=5.857279e-001; foe(n+1)=1.039471e+000; krok(n+1)=5.536703e-002; ng(n+1)=3.566318e+002;
n=270; farx(n+1)=5.853796e-001; foe(n+1)=1.034890e+000; krok(n+1)=2.284436e-002; ng(n+1)=3.197431e+002;
n=271; farx(n+1)=5.893949e-001; foe(n+1)=1.025155e+000; krok(n+1)=3.556863e-001; ng(n+1)=8.531189e+001;
n=272; farx(n+1)=5.902723e-001; foe(n+1)=1.020605e+000; krok(n+1)=1.607063e-001; ng(n+1)=1.712913e+002;
n=273; farx(n+1)=5.967462e-001; foe(n+1)=1.010599e+000; krok(n+1)=4.461571e-001; ng(n+1)=3.816814e+002;
n=274; farx(n+1)=5.970393e-001; foe(n+1)=1.001432e+000; krok(n+1)=5.030381e-001; ng(n+1)=1.588952e+002;
n=275; farx(n+1)=5.941364e-001; foe(n+1)=9.954103e-001; krok(n+1)=2.857025e-001; ng(n+1)=2.476119e+002;
%odnowa zmiennej metryki
n=276; farx(n+1)=5.941108e-001; foe(n+1)=9.923729e-001; krok(n+1)=1.041477e-007; ng(n+1)=4.929801e+002;
n=277; farx(n+1)=5.941125e-001; foe(n+1)=9.917205e-001; krok(n+1)=5.243118e-006; ng(n+1)=3.894169e+001;
n=278; farx(n+1)=5.941218e-001; foe(n+1)=9.913676e-001; krok(n+1)=8.558392e-007; ng(n+1)=7.113883e+001;
n=279; farx(n+1)=5.941323e-001; foe(n+1)=9.911908e-001; krok(n+1)=4.886358e-006; ng(n+1)=2.342029e+001;
n=280; farx(n+1)=5.939492e-001; foe(n+1)=9.898716e-001; krok(n+1)=1.340733e-004; ng(n+1)=9.835887e+000;
n=281; farx(n+1)=5.937993e-001; foe(n+1)=9.848081e-001; krok(n+1)=2.224854e-003; ng(n+1)=5.302590e+000;
n=282; farx(n+1)=5.934651e-001; foe(n+1)=9.838113e-001; krok(n+1)=1.319203e-004; ng(n+1)=3.915154e+001;
n=283; farx(n+1)=5.931643e-001; foe(n+1)=9.820674e-001; krok(n+1)=8.684522e-004; ng(n+1)=5.330213e+001;
n=284; farx(n+1)=5.921849e-001; foe(n+1)=9.798802e-001; krok(n+1)=5.402185e-003; ng(n+1)=7.880918e+001;
n=285; farx(n+1)=5.936586e-001; foe(n+1)=9.766836e-001; krok(n+1)=5.190450e-003; ng(n+1)=1.268841e+002;
n=286; farx(n+1)=5.963634e-001; foe(n+1)=9.744870e-001; krok(n+1)=2.742688e-003; ng(n+1)=3.063339e+002;
n=287; farx(n+1)=5.958450e-001; foe(n+1)=9.711874e-001; krok(n+1)=1.808357e-002; ng(n+1)=4.473895e+002;
n=288; farx(n+1)=5.921461e-001; foe(n+1)=9.688897e-001; krok(n+1)=2.384691e-002; ng(n+1)=5.165392e+002;
n=289; farx(n+1)=5.903816e-001; foe(n+1)=9.671847e-001; krok(n+1)=1.771116e-002; ng(n+1)=4.629629e+002;
n=290; farx(n+1)=5.911233e-001; foe(n+1)=9.650825e-001; krok(n+1)=4.382471e-002; ng(n+1)=4.351346e+002;
n=291; farx(n+1)=5.882574e-001; foe(n+1)=9.616670e-001; krok(n+1)=6.004768e-002; ng(n+1)=1.901852e+002;
n=292; farx(n+1)=5.914861e-001; foe(n+1)=9.592539e-001; krok(n+1)=1.331836e-001; ng(n+1)=3.674519e+002;
n=293; farx(n+1)=5.942485e-001; foe(n+1)=9.576862e-001; krok(n+1)=2.114442e-001; ng(n+1)=3.893550e+002;
n=294; farx(n+1)=5.975683e-001; foe(n+1)=9.516727e-001; krok(n+1)=3.465039e-001; ng(n+1)=3.529598e+002;
n=295; farx(n+1)=5.962396e-001; foe(n+1)=9.502954e-001; krok(n+1)=2.144024e-001; ng(n+1)=2.201379e+002;
n=296; farx(n+1)=5.949650e-001; foe(n+1)=9.458709e-001; krok(n+1)=4.188592e-001; ng(n+1)=1.266429e+002;
n=297; farx(n+1)=5.946678e-001; foe(n+1)=9.440332e-001; krok(n+1)=1.562861e-001; ng(n+1)=3.183776e+002;
n=298; farx(n+1)=5.945961e-001; foe(n+1)=9.400839e-001; krok(n+1)=3.119600e-001; ng(n+1)=4.455506e+002;
n=299; farx(n+1)=5.948359e-001; foe(n+1)=9.361915e-001; krok(n+1)=3.337224e-001; ng(n+1)=2.763040e+002;
n=300; farx(n+1)=5.966054e-001; foe(n+1)=9.320362e-001; krok(n+1)=4.063898e-001; ng(n+1)=1.262731e+002;

figure; semilogy(farx,'b'); hold on; semilogy(foe,'r'); xlabel('Iteracje'); ylabel('Earx, Eoe'); legend('Earx','Eoe'); title('Uczenie predyktora OE');
figure; subplot(2,1,1); semilogy(krok); xlabel('Iteracje'); ylabel('Krok');
subplot(2,1,2); semilogy(ng); xlabel('Iteracje'); ylabel('Norma gradientu');
Earx=farx(n+1)
Eoe=foe(n+1)
